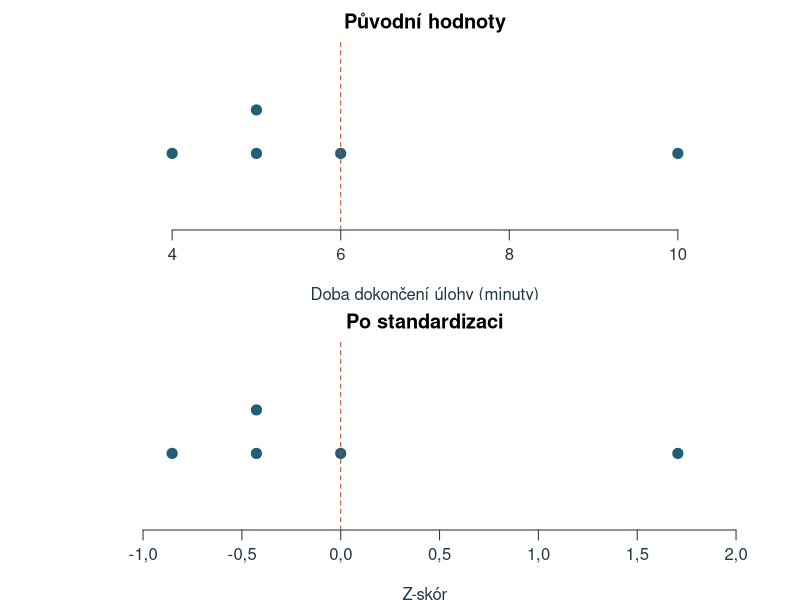
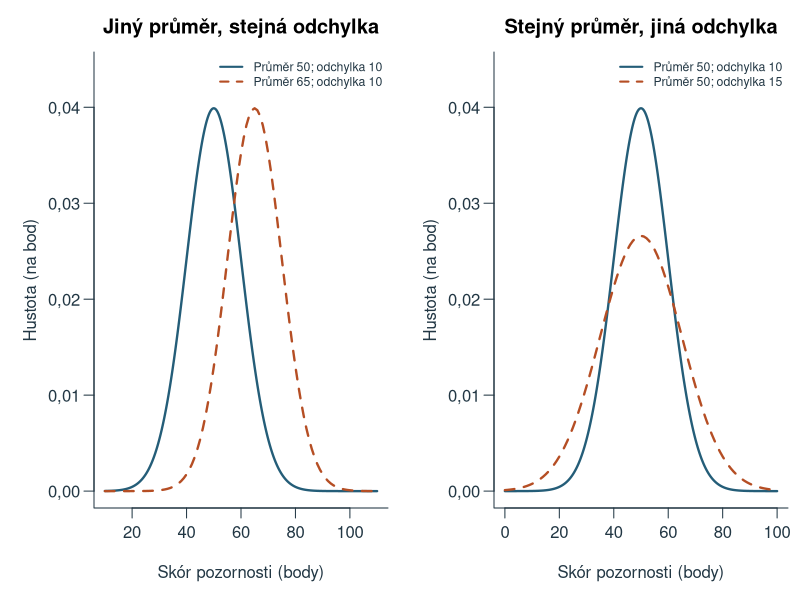
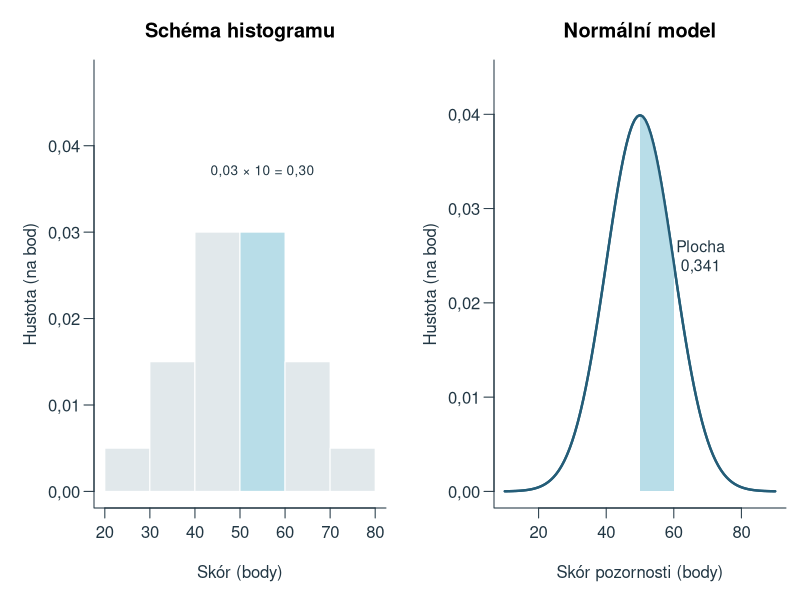
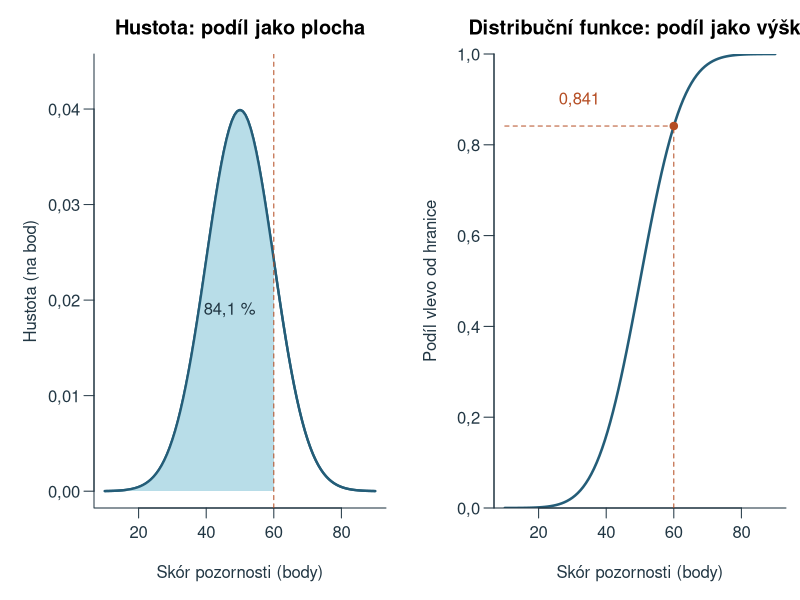
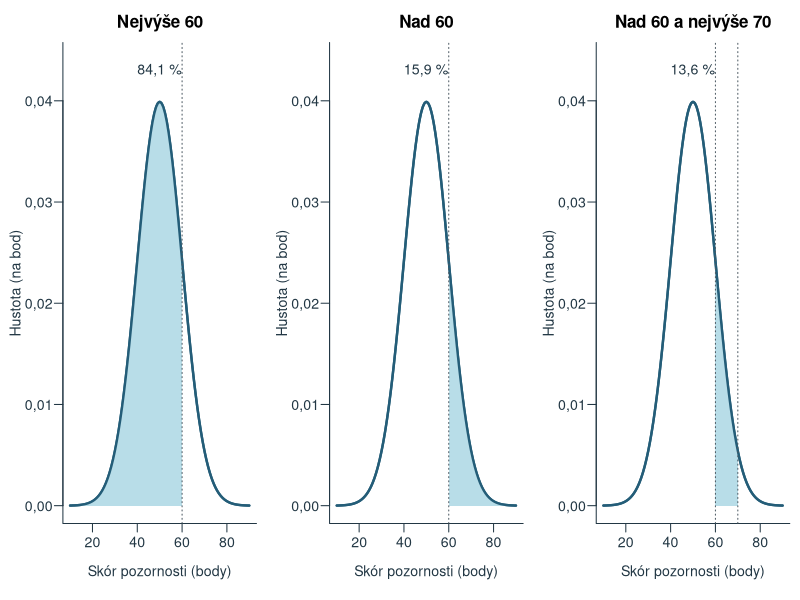
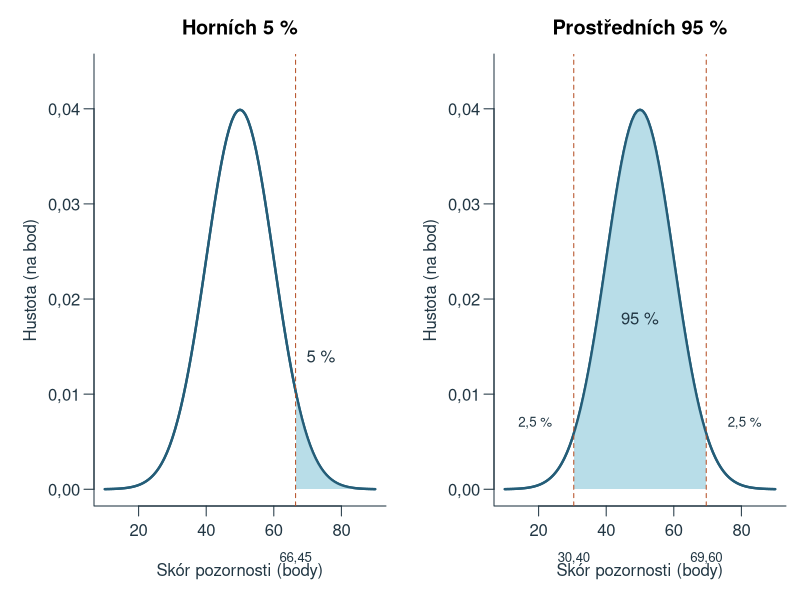
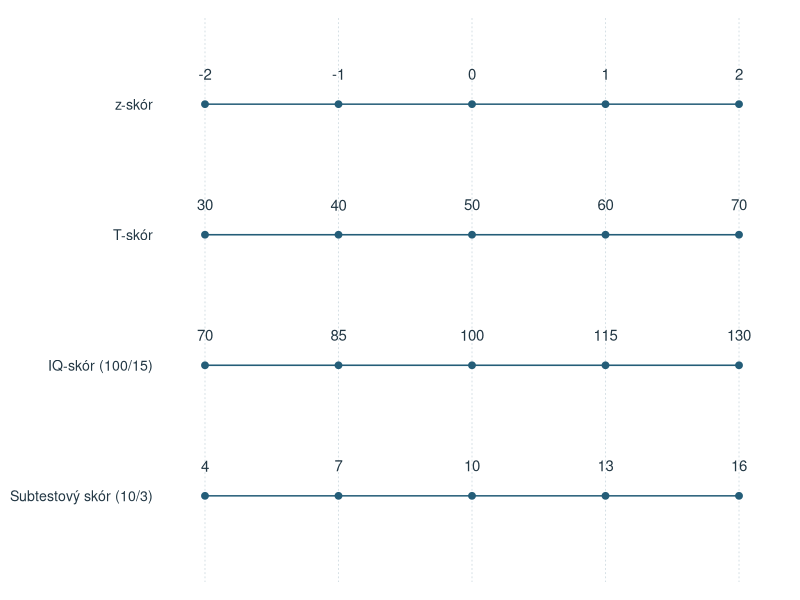
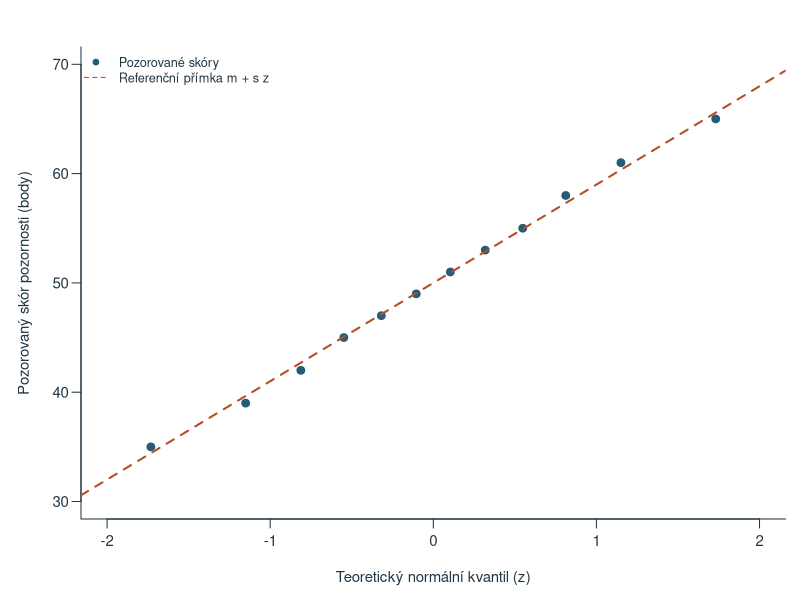

Here is the R script that generated these plots, in order:
# Original teaching examples; base R, UTF-8, deterministic project-root paths.
ch4_data <- read.csv('data/kapitola_04.csv', fileEncoding='UTF-8')
ch4_x <- ch4_data$skor_body
ch4_p <- (seq_along(ch4_x)-.5)/length(ch4_x)
ch4_z <- qnorm(ch4_p)
ch4_reference <- mean(ch4_x)+sd(ch4_x)*ch4_z
ch4_sten_breaks <- c(-Inf,seq(-2,2,.5),Inf)
ch4_stanine_breaks <- c(-Inf,seq(-1.75,1.75,.5),Inf)
ch4_sten <- function(z) as.integer(cut(z,ch4_sten_breaks,right=TRUE))
ch4_stanine <- function(z) as.integer(cut(z,ch4_stanine_breaks,right=TRUE))
ch4_sten_proportions <- diff(pnorm(ch4_sten_breaks))
ch4_stanine_proportions <- diff(pnorm(ch4_stanine_breaks))
ch4_out <- 'assets/chapter-04/plots'
ch4_old_options <- options(OutDec=',')
dir.create(ch4_out,recursive=TRUE,showWarnings=FALSE)
ch4_blue <- '#245D78'; ch4_orange <- '#B54E24'; ch4_fill <- '#B8DDE8'; ch4_gray <- '#4D5A63'
ch4_draw <- function(name,code,width=8,height=4.5) {
  svg(file.path(ch4_out,paste0(name,'.svg')),width=width,height=height,family='sans',bg='white')
  par(mar=c(4.5,4.5,2.6,.8),mgp=c(2.7,.7,0),las=1,col.axis='#223744',col.lab='#223744',fg='#223744',cex=.9)
  force(code); dev.off()
}
ch4_curve <- function(mu=50,sigma=10,main='',xlim=c(10,90),ylim=c(0,.044)) {
  x <- seq(xlim[1],xlim[2],length.out=1001)
  plot(x,dnorm(x,mu,sigma),type='l',lwd=2.3,col=ch4_blue,xlab='Skór pozornosti (body)',ylab='Hustota (na bod)',main=main,xlim=xlim,ylim=ylim,bty='l')
}
ch4_area <- function(lower,upper,mu=50,sigma=10,fill=ch4_fill) {
  v <- seq(max(lower,mu-4*sigma),min(upper,mu+4*sigma),length.out=400)
  polygon(c(v[1],v,tail(v,1)),c(0,dnorm(v,mu,sigma),0),col=fill,border=NA)
  curve(dnorm(x,mu,sigma),add=TRUE,lwd=2.3,col=ch4_blue)
}
ch4_draw('standardizace', {
  par(mfrow=c(2,1),mar=c(3.5,3.5,2.1,1))
  v <- c(4,5,5,6,10); z <- (v-mean(v))/sd(v); h <- c(1,1,1.25,1,1)
  for(k in 1:2) {
    a <- if(k==1) v else z
    plot(a,h,pch=19,cex=1.35,col=ch4_blue,yaxt='n',ylab='',ylim=c(.6,1.6),xlim=range(a)+c(-.15,.15)*diff(range(a)),bty='n',xlab=if(k==1)'Doba dokončení úlohy (minuty)' else 'Z-skór',main=if(k==1)'Původní hodnoty' else 'Po standardizaci')
    abline(v=if(k==1)mean(v) else 0,lty=2,col=ch4_orange)
  }
},height=5)
ch4_draw('parametry', {
  par(mfrow=c(1,2),mar=c(4.6,4.7,2.6,.6))
  ch4_curve(main='Jiný průměr, stejná odchylka',xlim=c(10,110))
  curve(dnorm(x,65,10),add=TRUE,col=ch4_orange,lwd=2.3,lty=2)
  legend('topright',c('Průměr 50; odchylka 10','Průměr 65; odchylka 10'),col=c(ch4_blue,ch4_orange),lty=1:2,lwd=2,bty='n',cex=.74)
  ch4_curve(main='Stejný průměr, jiná odchylka',xlim=c(0,100))
  curve(dnorm(x,50,15),add=TRUE,col=ch4_orange,lwd=2.3,lty=2)
  legend('topright',c('Průměr 50; odchylka 10','Průměr 50; odchylka 15'),col=c(ch4_blue,ch4_orange),lty=1:2,lwd=2,bty='n',cex=.74)
},width=10)
ch4_draw('hustota', {
  par(mfrow=c(1,2),mar=c(4.6,4.7,3,.7))
  plot(NA,xlim=c(20,80),ylim=c(0,.048),xlab='Skór (body)',ylab='Hustota (na bod)',main='Schéma histogramu',bty='l')
  b <- seq(20,80,10); heights <- c(.005,.015,.03,.03,.015,.005)
  rect(b[-7],0,b[-1],heights,col=c(rep('#E1E8EB',3),ch4_fill,rep('#E1E8EB',2)),border='white')
  text(55,.037,'0,03 × 10 = 0,30',cex=.82)
  ch4_curve(main='Normální model')
  ch4_area(50,60)
  text(68,.025,'Plocha\n0,341',cex=.95)
},width=9)
ch4_draw('distribucni', {
  par(mfrow=c(1,2),mar=c(4.6,4.7,2.7,.7))
  ch4_curve(main='Hustota: podíl jako plocha');ch4_area(-Inf,60)
  abline(v=60,lty=2,col=ch4_orange);text(47,.019,'84,1 %')
  curve(pnorm(x,50,10),from=10,to=90,col=ch4_blue,lwd=2.5,xlab='Skór pozornosti (body)',ylab='Podíl vlevo od hranice',main='Distribuční funkce: podíl jako výška',bty='l',ylim=c(0,1),yaxs='i')
  segments(60,0,60,pnorm(60,50,10),lty=2,col=ch4_orange)
  segments(10,pnorm(60,50,10),60,pnorm(60,50,10),lty=2,col=ch4_orange)
  points(60,pnorm(60,50,10),pch=19,col=ch4_orange);text(32,.9,'0,841',col=ch4_orange)
},width=10)
ch4_draw('oblasti', {
  par(mfrow=c(1,3),mar=c(4.5,3.7,2.5,.6),mgp=c(2.3,.6,0),cex=.85)
  for(k in 1:3) {
    ch4_curve(main=c('Nejvýše 60','Nad 60','Nad 60 a nejvýše 70')[k]);
    ch4_area(c(-Inf,60,60)[k],c(60,Inf,70)[k])
    text(50,.043,c('84,1 %','15,9 %','13,6 %')[k],cex=1)
    abline(v=c(60,70)[seq_len(if(k==3)2 else 1)],lty=3,col=ch4_gray)
  }
},width=10,height=3.8)
ch4_draw('kvantily', {
  par(mfrow=c(1,2),mar=c(4.7,4.7,2.7,.7))
  ch4_curve(main='Horních 5 %');a<-qnorm(.95,50,10);ch4_area(a,Inf)
  abline(v=a,lty=2,col=ch4_orange);text(74,.014,'5 %');axis(1,at=a,labels='66,45',line=1.3,tick=FALSE,cex.axis=.8)
  ch4_curve(main='Prostředních 95 %');a<-qnorm(c(.025,.975),50,10);ch4_area(a[1],a[2])
  abline(v=a,lty=2,col=ch4_orange);text(50,.018,'95 %');text(c(19,81),.007,'2,5 %',cex=.8)
  axis(1,at=a,labels=c('30,40','69,60'),line=1.3,tick=FALSE,cex.axis=.8)
},width=9)
ch4_draw('skaly', {
  par(mar=c(1,9,1,1))
  plot(NA,xlim=c(-2.15,2.15),ylim=c(.5,4.5),axes=FALSE,xlab='',ylab='')
  abline(v=-2:2,col='#D6E0E5',lty=3)
  for(k in 1:4) {
    y<-5-k;segments(-2,y,2,y,col=ch4_blue,lwd=1.5)
    points(-2:2,rep(y,5),pch=19,col=ch4_blue)
    text(-2:2,y+.23,list(-2:2,50+10*(-2:2),100+15*(-2:2),10+3*(-2:2))[[k]])
    mtext(c('z-skór','T-skór','IQ-skór (100/15)','Subtestový skór (10/3)')[k],side=2,at=y,line=.5,las=1,cex=.85)
  }
},height=4.2)
ch4_draw('qq-priklad', {
  plot(ch4_z,ch4_x,pch=19,col=ch4_blue,cex=1.15,xlab='Teoretický normální kvantil (z)',ylab='Pozorovaný skór pozornosti (body)',bty='l',xlim=c(-2,2),ylim=c(30,70))
  abline(a=mean(ch4_x),b=sd(ch4_x),col=ch4_orange,lwd=2,lty=2)
  legend('topleft',c('Pozorované skóry','Referenční přímka m + s z'),col=c(ch4_blue,ch4_orange),pch=c(19,NA),lty=c(NA,2),bty='n',cex=.85)
},width=7)
# Distinct simulations for graphical diagnosis; not empirical psychological data.
set.seed(20261010)
ch4_simulations <- list(normalni=rnorm(200,50,10),sikme=30+rexp(200,rate=1/15),chvosty=50+8*rt(200,df=3),smes=c(rnorm(100,36,5),rnorm(100,64,5)))
ch4_titles <- c(normalni='Normální model',sikme='Pravostranná šikmost',chvosty='Těžší chvosty',smes='Směs dvou skupin')
for(nm in names(ch4_simulations)) ch4_draw(paste0('diagnostika-',nm), {
  v<-ch4_simulations[[nm]]; z<-qnorm((seq_along(v)-.5)/length(v))
  par(mfrow=c(1,2),mar=c(4.6,4.7,2.7,.6))
  h<-hist(v,breaks='FD',plot=FALSE);xx<-seq(min(h$breaks),max(h$breaks),length.out=500)
  plot(h,freq=FALSE,col=ch4_fill,border='white',main=ch4_titles[nm],xlab='Simulovaný skór',ylab='Hustota',ylim=c(0,1.12*max(h$density,dnorm(xx,mean(v),sd(v)))));lines(xx,dnorm(xx,mean(v),sd(v)),col=ch4_orange,lwd=2)
  plot(z,sort(v),pch=19,cex=.55,col=ch4_blue,xlab='Teoretický normální kvantil (z)',ylab='Seřazený simulovaný skór',main='Normální Q–Q graf',bty='l')
  abline(a=mean(v),b=sd(v),lty=2,col=ch4_orange,lwd=2)
},width=9,height=4.4)
options(ch4_old_options)
